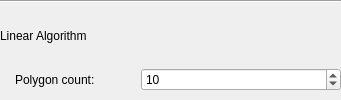
           <widget class="QWidget" name="linearAlgorithmPanel" native="true">
            <property name="sizePolicy">
             <sizepolicy hsizetype="Preferred" vsizetype="Fixed">
              <horstretch>0</horstretch>
              <verstretch>0</verstretch>
             </sizepolicy>
            </property>
            <layout class="QVBoxLayout" name="linearAlgorithmLayout">
             <property name="spacing">
              <number>6</number>
             </property>
             <property name="leftMargin">
              <number>0</number>
             </property>
             <property name="topMargin">
              <number>0</number>
             </property>
             <property name="rightMargin">
              <number>0</number>
             </property>
             <property name="bottomMargin">
              <number>9</number>
             </property>
             <item>
              <widget class="Line" name="linearAlgorithmLine">
               <property name="orientation">
                <enum>Qt::Horizontal</enum>
               </property>
              </widget>
             </item>
             <item>
              <widget class="QLabel" name="linearAlgoLabel">
               <property name="text">
                <string>Linear Algorithm</string>
               </property>
              </widget>
             </item>
             <item>
              <layout class="QHBoxLayout" name="linearPrecision">
               <item>
                <widget class="QLabel" name="linearPrecisionLabel">
                 <property name="toolTip">
                  <string>Maximum number of polygons in the generated mesh.</string>
                 </property>
                 <property name="text">
                  <string>Polygon count:</string>
                 </property>
                 <property name="indent">
                  <number>15</number>
                 </property>
                </widget>
               </item>
               <item>
                <spacer name="linearPrecisionSpacer">
                 <property name="orientation">
                  <enum>Qt::Horizontal</enum>
                 </property>
                 <property name="sizeHint" stdset="0">
                  <size>
                   <width>40</width>
                   <height>20</height>
                  </size>
                 </property>
                </spacer>
               </item>
               <item>
                <widget class="QDoubleSpinBox" name="linearPrecisionField">
                 <property name="minimumSize">
                  <size>
                   <width>200</width>
                   <height>0</height>
                  </size>
                 </property>
                 <property name="maximumSize">
                  <size>
                   <width>16777215</width>
                   <height>16777215</height>
                  </size>
                 </property>
                 <property name="toolTip">
                  <string>Maximum number of polygons in the generated mesh.</string>
                 </property>
                 <property name="decimals">
                  <number>0</number>
                 </property>
                 <property name="minimum">
                  <double>1.000000000000000</double>
                 </property>
                 <property name="maximum">
                  <double>100000.000000000000000</double>
                 </property>
                 <property name="value">
                  <double>10.000000000000000</double>
                 </property>
                </widget>
               </item>
              </layout>
             </item>
            </layout>
            <zorder>linearAlgoLabel</zorder>
            <zorder>linearAlgorithmLine</zorder>
           </widget>
